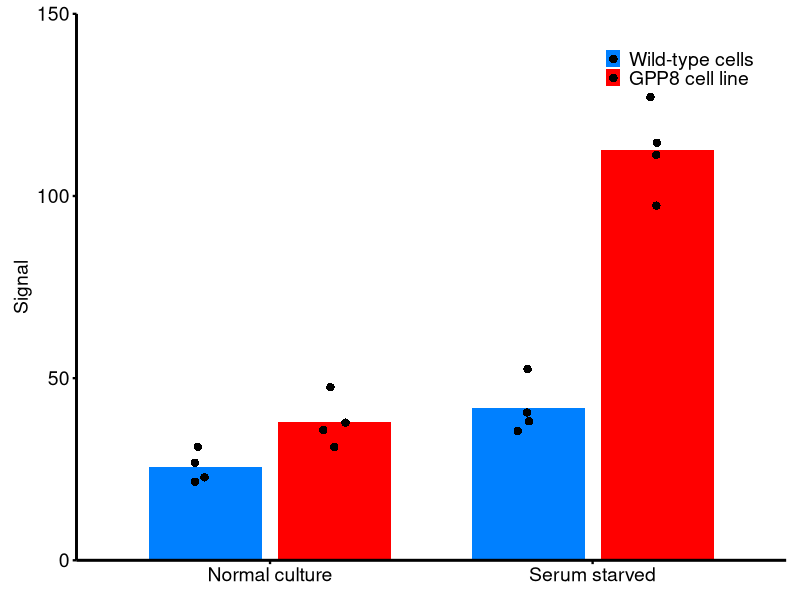
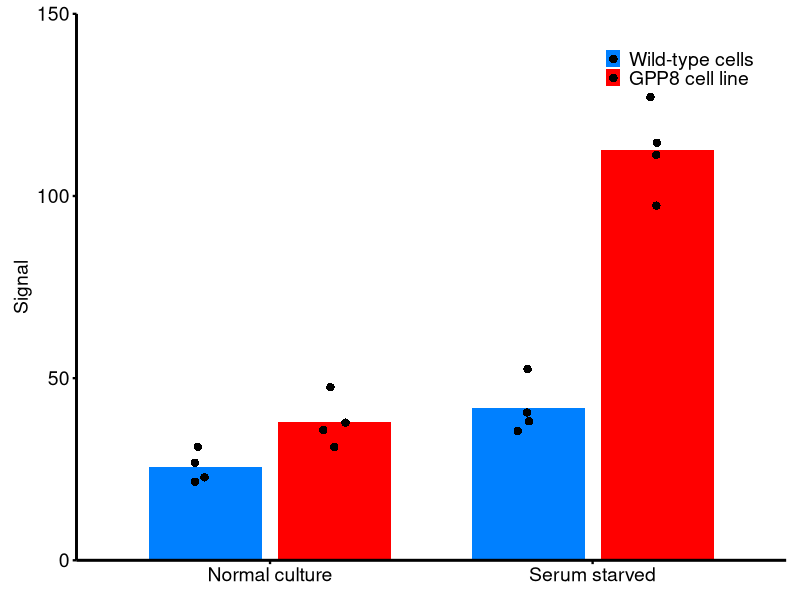

Source code (R) for these figures, in order:
library(ggpubr)
library(ggplot2)
library(dplyr)
library(tidyr)

set.seed(123)

data <- data.frame(
  condition = rep(c("Serum starved", "Normal culture"), each = 8),
  cell_type = rep(c(rep("Wild-type cells", 4), rep("GPP8 cell line", 4)), 2),
  signal = c(
    rnorm(4, mean = 40, sd = 8),
    rnorm(4, mean = 110, sd = 10),
    rnorm(4, mean = 25, sd = 5),
    rnorm(4, mean = 35, sd = 7)
  )
)

data$condition <- factor(data$condition, levels = c("Normal culture", "Serum starved"))
data$cell_type <- factor(data$cell_type, levels = c("Wild-type cells", "GPP8 cell line"))

summary_data <- data %>%
  group_by(condition, cell_type) %>%
  summarise(
    mean_signal = mean(signal),
    sd = sd(signal),
    se = sd(signal) / sqrt(n()),
    .groups = 'drop'
  )

p <- ggplot(data, aes(x = condition, y = signal, fill = cell_type)) +
  stat_summary(
    fun = mean,
    geom = "bar",
    position = position_dodge(width = 0.8),
    width = 0.7,
    color = NA
  ) +
  stat_summary(
    fun.data = mean_sdl,
    fun.args = list(mult = 1),
    geom = "errorbar",
    position = position_dodge(width = 0.8),
    width = 0.2,
    size = 0.8
  ) +
  geom_point(
    position = position_jitterdodge(
      jitter.width = 0.15,
      dodge.width = 0.8
    ),
    size = 2.5,
    shape = 16,
    color = "black"
  ) +
  scale_fill_manual(
    values = c("Wild-type cells" = "#0080FF", "GPP8 cell line" = "#FF0000"),
    labels = c("Wild-type cells", "GPP8 cell line")
  ) +
  scale_y_continuous(
    limits = c(0, 150),
    breaks = seq(0, 150, 50),
    expand = c(0, 0)
  ) +
  labs(
    y = "Signal",
    x = NULL,
    fill = NULL
  ) +
  theme_classic(base_family = "sans") +
  theme(
    legend.position = c(0.85, 0.9),
    legend.background = element_blank(),
    legend.key = element_blank(),
    legend.key.size = unit(0.8, "lines"),
    legend.text = element_text(size = 14, family = "sans"),
    legend.spacing.y = unit(0.1, "cm"),
    
    axis.line = element_line(color = "black", size = 1),
    axis.ticks = element_line(color = "black", size = 0.8),
    axis.text = element_text(size = 14, color = "black", face = "plain", family = "sans"),
    axis.title.y = element_text(size = 14, color = "black", face = "plain", family = "sans"),
    
    panel.grid.major = element_blank(),
    panel.grid.minor = element_blank(),
    panel.background = element_blank(),
    plot.background = element_blank(),
    plot.margin = margin(10, 10, 10, 10)
  )

print(p)

p2 <- ggbarplot(
  data,
  x = "condition",
  y = "signal",
  fill = "cell_type",
  color = NA,
  palette = c("#0080FF", "#FF0000"),
  add = c("mean_sd", "jitter"),
  add.params = list(
    size = 0.8,
    width = 0.2,
    jitter = 0.15,
    color = "black"
  ),
  position = position_dodge(0.8),
  width = 0.7,
  legend = "right",
  font.family = "sans"
) +
  scale_y_continuous(
    limits = c(0, 150),
    breaks = seq(0, 150, 50),
    expand = c(0, 0)
  ) +
  labs(y = "Signal") +
  theme(
    legend.position = c(0.85, 0.9),
    legend.title = element_blank(),
    axis.title.x = element_blank(),
    axis.line = element_line(color = "black", size = 1),
    axis.ticks = element_line(color = "black", size = 0.8),
    text = element_text(family = "sans", size = 14)
  )

print("Data summary:")
print(summary_data)

ggsave("barplot.png", plot = p, width = 6, height = 5, dpi = 300)

